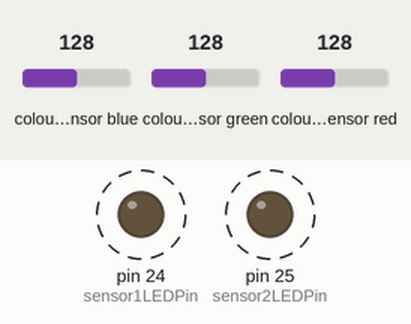
A sketch run on a simulated Arduino Mega 2560, built with avr-gcc and run on an emulated ATmega2560. On the bench: output pins drawn as LEDs (lit = HIGH). Dashed ring = blinking. The inputs (shaded band) are chosen by the test bench; at power-on: colour sensor blue 128, colour sensor green 128, colour sensor red 128. Pins used as bus, display or sensor lines are not drawn; what the sketch prints to the serial monitor is not drawn.

Above: at 1.3 s.
Timing chart, 0 to 3.6 s (numbered marks = the images above):
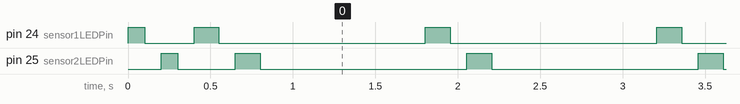

The sketch:

cortcs34725.ino
```cpp
#include <Wire.h>
#include "Adafruit_TCS34725.h"

// Pinos de alimentação dos sensores
const int sensor1PowerPin = 22;
const int sensor2PowerPin = 23;

// Pinos de controle dos LEDs dos sensores
const int sensor1LEDPin = 24;
const int sensor2LEDPin = 25;

// Criação de dois objetos para os sensores
Adafruit_TCS34725 tcs1 = Adafruit_TCS34725(TCS34725_INTEGRATIONTIME_50MS, TCS34725_GAIN_4X);
Adafruit_TCS34725 tcs2 = Adafruit_TCS34725(TCS34725_INTEGRATIONTIME_50MS, TCS34725_GAIN_4X);

void setup() {
  Serial.begin(9600);
  Wire.begin();

  // Inicializar os pinos de alimentação e LEDs
  pinMode(sensor1PowerPin, OUTPUT);
  pinMode(sensor2PowerPin, OUTPUT);
  pinMode(sensor1LEDPin, OUTPUT);
  pinMode(sensor2LEDPin, OUTPUT);

  // Ligar o primeiro sensor
  digitalWrite(sensor1PowerPin, HIGH);
  digitalWrite(sensor2PowerPin, LOW);
  digitalWrite(sensor1LEDPin, HIGH);
  digitalWrite(sensor2LEDPin, LOW);
  delay(100);  // Esperar o sensor inicializar

  // Inicializar primeiro sensor
  if (!tcs1.begin()) {
    Serial.println("Não foi possível encontrar o sensor TCS34725 (sensor 1)!");
    while (1);
  }

  // Desligar o primeiro sensor
  digitalWrite(sensor1PowerPin, LOW);
  digitalWrite(sensor1LEDPin, LOW);
  delay(100);  // Esperar o sensor desligar

  // Ligar o segundo sensor
  digitalWrite(sensor2PowerPin, HIGH);
  digitalWrite(sensor1PowerPin, LOW);
  digitalWrite(sensor2LEDPin, HIGH);
  delay(100);  // Esperar o sensor inicializar

  // Inicializar segundo sensor
  if (!tcs2.begin()) {
    Serial.println("Não foi possível encontrar o sensor TCS34725 (sensor 2)!");
    while (1);
  }

  // Desligar o segundo sensor
  digitalWrite(sensor2PowerPin, LOW);
  digitalWrite(sensor2LEDPin, LOW);
  delay(100);  // Esperar o sensor desligar
}

void loop() {
  // Ligar o primeiro sensor
  digitalWrite(sensor1PowerPin, HIGH);
  digitalWrite(sensor1LEDPin, HIGH);
  delay(100);  // Esperar o sensor inicializar

  // Ler valores do primeiro sensor
  uint16_t r1, g1, b1, c1;
  tcs1.getRawData(&r1, &g1, &b1, &c1);
  Serial.print("Sensor 1 - R: "); Serial.print(r1);
  Serial.print(" G: "); Serial.print(g1);
  Serial.print(" B: "); Serial.print(b1);
  Serial.print(" C: "); Serial.println(c1);

  // Desligar o primeiro sensor
  digitalWrite(sensor1PowerPin, LOW);
  digitalWrite(sensor1LEDPin, LOW);
  delay(100);  // Esperar o sensor desligar

  // Ligar o segundo sensor
  digitalWrite(sensor2PowerPin, HIGH);
  digitalWrite(sensor2LEDPin, HIGH);
  delay(100);  // Esperar o sensor inicializar

  // Ler valores do segundo sensor
  uint16_t r2, g2, b2, c2;
  tcs2.getRawData(&r2, &g2, &b2, &c2);
  Serial.print("Sensor 2 - R: "); Serial.print(r2);
  Serial.print(" G: "); Serial.print(g2);
  Serial.print(" B: "); Serial.print(b2);
  Serial.print(" C: "); Serial.println(c2);

  // Desligar o segundo sensor
  digitalWrite(sensor2PowerPin, LOW);
  digitalWrite(sensor2LEDPin, LOW);
  delay(1000);  // Esperar o sensor desligar
}
```

Measured:
- by itself, pin 24 (sensor1LEDPin), pin 25 (sensor2LEDPin): repeats every 1.4 s: HIGH 0.15 s, LOW 1.3 s
- by itself, everything shown: repeats every 1.4 s, in 4 steps
